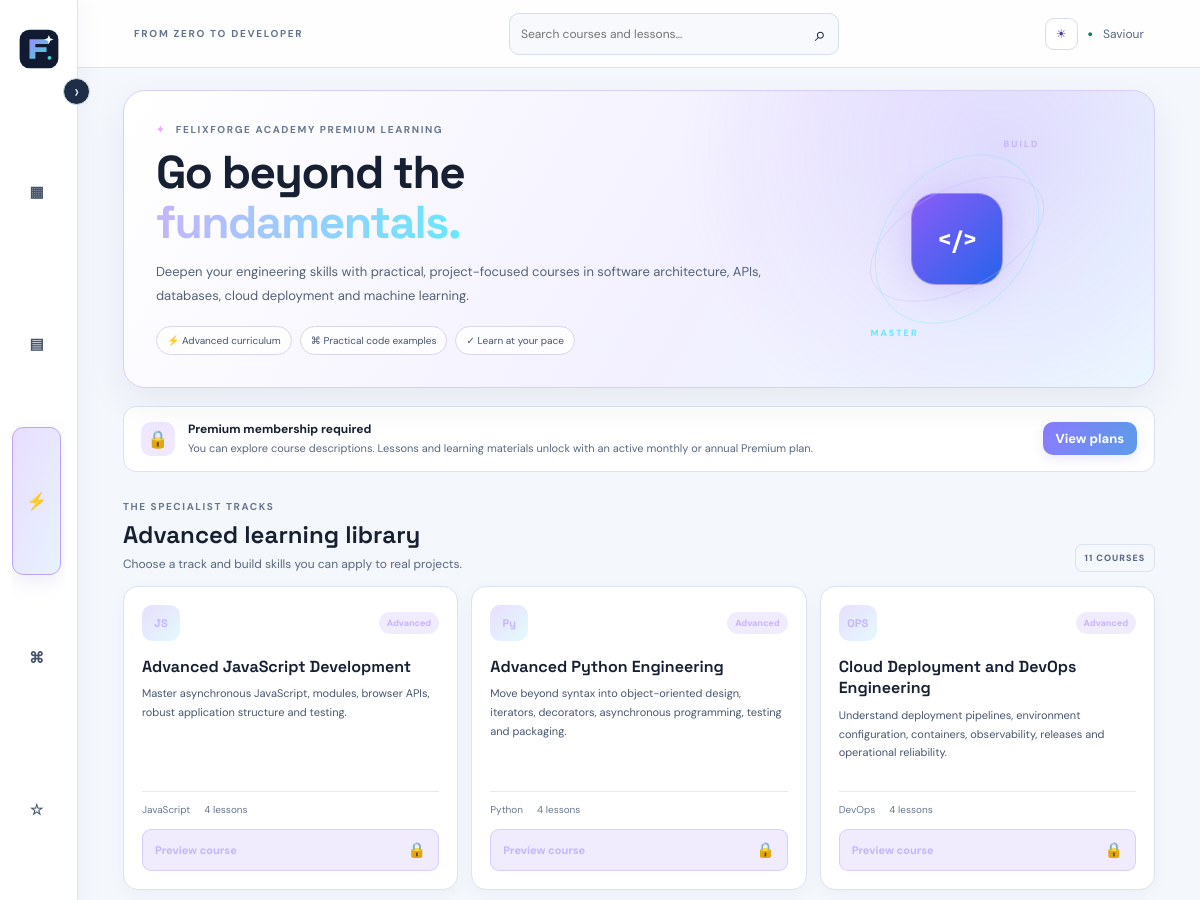
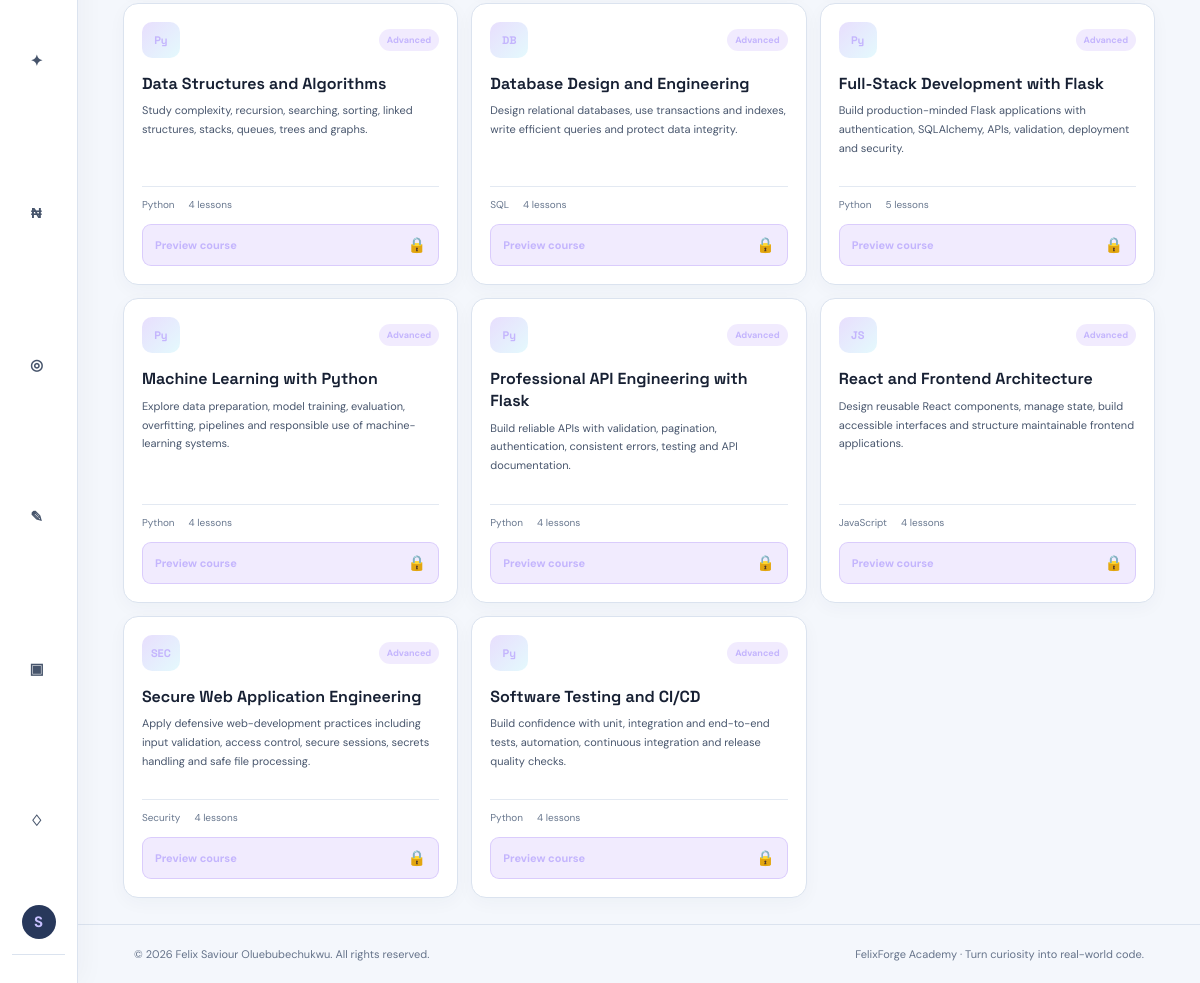
/advanced-courses (signed in), run on the app's committed database (2 pictures, top to bottom).
### app.py (models this page shows, shortened)
class User(UserMixin, db.Model):
    id = db.Column(db.Integer, primary_key=True)
    username = db.Column(db.String(32), unique=True, nullable=False)
    email = db.Column(db.String(254), unique=True, nullable=False)
    password_hash = db.Column(db.String(255), nullable=False)
    created_at = db.Column(db.DateTime, default=datetime.utcnow)
    projects = db.relationship('Project', backref='owner', cascade='all, delete-orphan')
    progress = db.relationship('Progress', backref='learner', cascade='all, delete-orphan')
    quiz_results = db.relationship('QuizResult', back_populates='learner', cascade='all, delete-orphan')

class Course(db.Model):
    id = db.Column(db.Integer, primary_key=True)
    slug = db.Column(db.String(40), unique=True, nullable=False)
    title = db.Column(db.String(80), nullable=False)
    level = db.Column(db.String(30), default='Beginner')
    description = db.Column(db.Text, default='')
    language = db.Column(db.String(30), nullable=False)
    access_level = db.Column(db.String(20), nullable=False, default='free')
    lessons = db.relationship('Lesson', backref='course', cascade='all, delete-orphan', order_by='Lesson.position')

### app.py (the view)
@app.route('/advanced-courses')
@login_required
def advanced_courses():
    items = Course.query.filter_by(access_level='premium').order_by(Course.title).all()
    return render_template('advanced_courses.html', courses=items, can_access=can_access_advanced_courses(),
                           monthly_fee=app.config['MEMBERSHIP_MONTHLY_NAIRA'],
                           annual_fee=app.config['MEMBERSHIP_ANNUAL_NAIRA'])

### app.py (called while the page is built)
@login_manager.user_loader
def load_user(user_id): return db.session.get(User, int(user_id))

def is_admin_user():
    admin_email = app.config.get('ADMIN_EMAIL', '')
    return bool(
        current_user.is_authenticated
        and app.config.get('ADMIN_ENABLED')
        and admin_email
        and current_user.email.lower() == admin_email
    )

def has_active_premium_membership(user_id):
    now = datetime.utcnow()
    return MembershipPayment.query.filter(
        MembershipPayment.user_id == user_id,
        MembershipPayment.plan.in_(['monthly', 'annual']),
        MembershipPayment.status == 'paid',
        MembershipPayment.starts_at.isnot(None),
        MembershipPayment.starts_at <= now,
        MembershipPayment.ends_at.isnot(None),
        MembershipPayment.ends_at > now,
    ).first() is not None

def can_access_advanced_courses():
    return bool(current_user.is_authenticated and (
        is_admin_user() or has_active_premium_membership(current_user.id)
    ))

@app.before_request
def record_daily_activity():
    if current_user.is_authenticated and request.endpoint not in {'static', 'logout'}:
        today = datetime.utcnow().date()
        activity = UserActivity.query.filter_by(user_id=current_user.id, activity_date=today).first()
        if activity is None:
            db.session.add(UserActivity(user_id=current_user.id, activity_date=today, last_seen_at=datetime.utcnow()))
        try:
            db.session.commit()
        except Exception:
            db.session.rollback()
            app.logger.exception('Could not record learner activity')

### templates/advanced_courses.html (shortened to what this page needs)
{% extends 'base.html' %}
{% block content %}
<section class="advanced-hero">
  <div class="advanced-hero-copy">
    <div class="eyebrow"><span class="advanced-spark">✦</span> FELIXFORGE ACADEMY PREMIUM LEARNING</div>
    <h1>Go beyond the <span>fundamentals.</span></h1>
    <p>Deepen your engineering skills with practical, project-focused courses in software architecture, APIs, databases, cloud deployment and machine learning.</p>
    <div class="advanced-hero-tags"><span>⚡ Advanced curriculum</span><span>⌘ Practical code examples</span><span>✓ Learn at your pace</span></div>
  </div>
  <div class="advanced-hero-mark"><div class="advanced-orbit orbit-one"></div><div class="advanced-orbit orbit-two"></div><div class="advanced-mark-core">&lt;/&gt;</div><span class="orbit-label label-top">BUILD</span><span class="orbit-label label-bottom">MASTER</span></div>
</section>
{% if can_access %}
<div class="premium-status unlocked"><span>✓</span><div><b>Premium access is active</b><small>Your membership unlocks every advanced course and lesson.</small></div><span class="status-chip">UNLOCKED</span></div>
{% else %}
<div class="premium-status locked"><span>🔒</span><div><b>Premium membership required</b><small>You can explore course descriptions. Lessons and learning materials unlock with an active monthly or annual Premium plan.</small></div><a class="button button-small" href="{{ url_for('monetization_plan') }}">View plans</a></div>
{% endif %}
<div class="advanced-section-heading"><div><div class="eyebrow">THE SPECIALIST TRACKS</div><h2>Advanced learning library</h2><p>Choose a track and build skills you can apply to real projects.</p></div><span class="advanced-count">{{ courses|length }} COURSES</span></div>
<div class="advanced-course-grid">
{% for course in courses %}
<article class="advanced-course-card">
  <div class="advanced-card-top"><span class="advanced-course-icon">{% if 'Python' in course.language %}Py{% elif 'JavaScript' in course.language %}JS{% elif 'SQL' in course.language %}DB{% elif 'DevOps' in course.language %}OPS{% elif 'Security' in course.language %}SEC{% else %}{{ course.language[:2]|upper }}{% endif %}</span><span class="advanced-level">{{ course.level }}</span></div>
  <h3>{{ course.title }}</h3><p>{{ course.description }}</p>
  <div class="advanced-card-meta"><span>{{ course.language }}</span><span>{{ course.lessons|length }} lessons</span></div>
  {% if can_access %}<a class="advanced-course-action" href="{{ url_for('advanced_course_detail', slug=course.slug) }}">Open course <span>→</span></a>{% else %}<a class="advanced-course-action locked-action" href="{{ url_for('advanced_course_detail', slug=course.slug) }}">Preview course <span>🔒</span></a>{% endif %}
</article>
{% else %}<div class="empty-state">Advanced courses are being prepared. Please check back soon.</div>{% endfor %}
</div>
{% endblock %}

### templates/base.html (shortened to what this page needs)
<!doctype html>
<html lang="en">
<head>
<link rel="stylesheet" href="{{ url_for('static',filename='style.css') }}">
</head>
<body>
<div class="shell">
<aside class="sidebar" id="appSidebar">
<button type="button" class="sidebar-toggle" id="sidebarToggle" aria-label="Collapse navigation" aria-expanded="true" title="Collapse navigation">‹</button>
<a class="brand" href="{{ url_for('home') }}" aria-label="FelixForge Academy home"><img class="brand-logo" src="{{ url_for('static', filename='felixforge-logo.svg') }}" alt=""><span>FelixForge <span class="brand-muted">Academy</span></span></a>
<nav>
<a href="{{ url_for('dashboard') }}" class="nav-link {% if request.endpoint=='dashboard' %}active{% endif %}">▦ <span>Dashboard</span></a>
<a href="{{ url_for('courses') }}" class="nav-link ">▤ </a>
<a href="{{ url_for('advanced_courses') }}" class="nav-link advanced-nav-link {% if advanced_nav_active %}active{% endif %}"><strong class="advanced-icon">⚡</strong><span>Advanced Courses</span><span class="advanced-badge">PRO</span></a>
<a href="{{ url_for('editor') }}" class="nav-link {% if request.endpoint=='editor' %}active{% endif %}">⌘ <span>Code editor</span></a>
<a href="{{ url_for('bookmarks') }}" class="nav-link">☆ <span>Bookmarks</span></a>
<a href="{{ url_for('achievements') }}" class="nav-link">✦ <span>Achievements</span></a>
<a href="{{ url_for('monetization_plan') }}" class="nav-link {% if request.endpoint=='monetization_plan' %}active{% endif %}">₦ <span>Pricing & certificates</span></a>
<a href="{{ url_for('community') }}" class="nav-link">◎ <span>Community</span></a>
<a href="{{ url_for('suggestions') }}" class="nav-link {% if request.endpoint=='suggestions' %}active{% endif %}">✎ <span>Suggestions</span></a>
<a href="{{ url_for('portfolio') }}" class="nav-link">▣ <span>Portfolio</span></a>
<a href="{{ url_for('notifications') }}" class="nav-link">♢ <span>Notifications{% if unread_notifications %} ({{ unread_notifications }}){% endif %}</span></a>
</nav>
<div class="side-bottom"><div class="side-label">YOUR ACCOUNT</div>
<div class="user-mini"><div class="avatar">{{ (current_user.username[0] if current_user.is_authenticated else 'F')|upper }}</div></div>
</div>
</aside>
<main class="main">
<header class="topbar"><div class="crumb">FROM ZERO TO DEVELOPER</div>
<form class="global-search" action="{{ url_for('search') }}" method="get"><input name="q" type="search" placeholder="Search courses and lessons…" aria-label="Search courses and lessons"><button aria-label="Search">⌕</button></form>
<div class="top-actions"><button type="button" class="theme-toggle" id="themeToggle" aria-label="Toggle colour theme" aria-pressed="false">◐</button>
{% if current_user.is_authenticated %}<span class="online-dot">●</span><span class="top-user"><a href="{{ url_for('profile') }}">{{ current_user.username }}</a></span>{% else %}<a class="button button-small" href="{{ url_for('login') }}">Log in</a>{% endif %}</div>
</header>
<section class="page">{% block content %}{% endblock %}</section>
<footer>© {{ year }} Felix Saviour Oluebubechukwu. All rights reserved. <span>FelixForge Academy · Turn curiosity into real-world code.</span></footer>
</main></div>
</body></html>

### data on the page
User: username "S", username "Saviour"
Course: shows "JS", level "Advanced", title "Advanced JavaScript Development", description "Master asynchronous JavaScript, modules, browser APIs, robust application structure and testing.", language "JavaScript", lessons|length "4"
Course: shows "Py", level "Advanced", title "Advanced Python Engineering", description "Move beyond syntax into object-oriented design, iterators, decorators, asynchronous programming, testing and packaging.", language "Python", lessons|length "4"
Course: shows "OPS", level "Advanced", title "Cloud Deployment and DevOps Engineering", description "Understand deployment pipelines, environment configuration, containers, observability, releases and operational reliability.", language "DevOps", lessons|length "4"
Course: shows "Py", level "Advanced", title "Data Structures and Algorithms", description "Study complexity, recursion, searching, sorting, linked structures, stacks, queues, trees and graphs.", language "Python", lessons|length "4"
Course: shows "DB", level "Advanced", title "Database Design and Engineering", description "Design relational databases, use transactions and indexes, write efficient queries and protect data integrity.", language "SQL", lessons|length "4"
Course: shows "Py", level "Advanced", title "Full-Stack Development with Flask", description "Build production-minded Flask applications with authentication, SQLAlchemy, APIs, validation, deployment and security.", language "Python", lessons|length "5"
Course: shows "Py", level "Advanced", title "Machine Learning with Python", description "Explore data preparation, model training, evaluation, overfitting, pipelines and responsible use of machine-learning systems.", language "Python", lessons|length "4"
Course: shows "Py", level "Advanced", title "Professional API Engineering with Flask", description "Build reliable APIs with validation, pagination, authentication, consistent errors, testing and API documentation.", language "Python", lessons|length "4"
Course: shows "JS", level "Advanced", title "React and Frontend Architecture", description "Design reusable React components, manage state, build accessible interfaces and structure maintainable frontend applications.", language "JavaScript", lessons|length "4"
Course: shows "SEC", level "Advanced", title "Secure Web Application Engineering", description "Apply defensive web-development practices including input validation, access control, secure sessions, secrets handling and safe file processing.", language "Security", lessons|length "4"
Course: shows "Py", level "Advanced", title "Software Testing and CI/CD", description "Build confidence with unit, integration and end-to-end tests, automation, continuous integration and release quality checks.", language "Python", lessons|length "4"

### other printed values
{{ courses|length }} "11"
